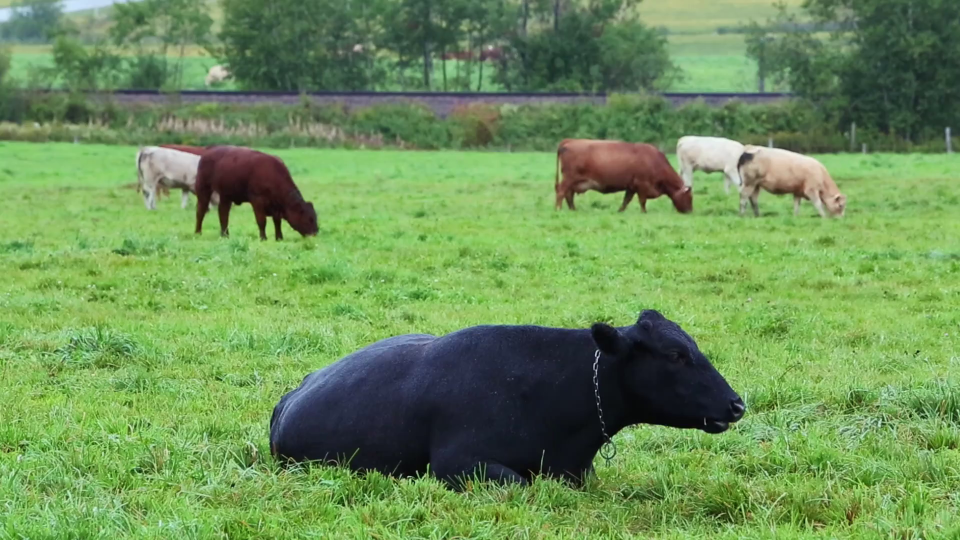
#> input picture TP-Particle-Filtering/data/cows_first_frame.png, 1920 x 1080 px (shown at 1/2 size)
$ jupyter execute --allow-errors TP_ParticleFiltering.ipynb   (shell and % lines are left out)
#> lines starting #> are read from the running program, lines starting #| are printed output that depends on the picture
[cell 1]
import os
import numpy as np

import matplotlib as mpl
import matplotlib.pyplot as plt
import matplotlib.patches as patches

import cv2 as cv

You should submit before the deadline a **TP_ParticleFilter_firstname1-surname1_firstname2-surname2.zip** containing:
- The completed .ipynb notebook
- The completed particle_filter.py file

You do not need to attach the data nor the outputs (images and videos) as we must be able to regenerate the output by running your notebook.

# Particle filter for color-based object tracking

In this practical work, you will implement a particle filter-based single object tracking approach based on the "color-based probabilistic tracking" framework discussed in the lecture slides (starting from slide 70). The notebook guides you to implement the appearance model, the state propagation model, the particle filter itself, to finally run the tracker on videos.

### Extracting the template patch

We will first use the example video 'data/cows.avi'. The first frame in the video is saved in 'data/cows_first_frame.png' and we load it first below:

[cell 2]
data_dir = 'data'

[cell 3]
zeroth_frame_filename = os.path.join(data_dir, 'cows_first_frame.png')
zeroth_frame = cv.imread(zeroth_frame_filename)
#> zeroth_frame is the input picture: shape (1080, 1920, 3); mean B, G, R 88, 144.6, 109

[cell 4]
fig = plt.figure()
ax = fig.add_subplot(111, aspect='equal')
ax.imshow(cv.cvtColor(zeroth_frame, cv.COLOR_BGR2RGB))
plt.grid(False)
plt.axis('off')
plt.show()

The single object tracker tracks an object manually defined by a template patch that we have to extract from the first frame. Below I have defined a bounding box width, height, center coordinates $x,y$ so as to track the head of the brown cow. You can change the bounding box parameters to track another object if you want. To help place the bounding box, you can visualize the bounding box on top of the frame in the plot below.

[cell 5]
# Template patch
template_W = 100
template_H = 100
template_x = 600
template_y = 430

# Bounding box in [x1,y1,x2,y2] format:
template_bb = np.array([template_x-template_W//2,template_y-template_H//2,
                        template_x+template_W//2,template_y+template_H//2])

[cell 6]
fig = plt.figure(figsize=(10, 10*zeroth_frame.shape[0]/zeroth_frame.shape[1]))
ax = fig.add_subplot(111, aspect='equal')
ax.imshow(cv.cvtColor(zeroth_frame, cv.COLOR_BGR2RGB))
plt.grid(False)
plt.axis('off')

d = np.array([template_x-template_W//2,template_y-template_H//2,template_W,template_H]).astype(np.int32)
ax.add_patch(patches.Rectangle((d[0],d[1]),d[2],d[3],fill=False,lw=3,ec=np.random.rand(1, 3)))
plt.show()
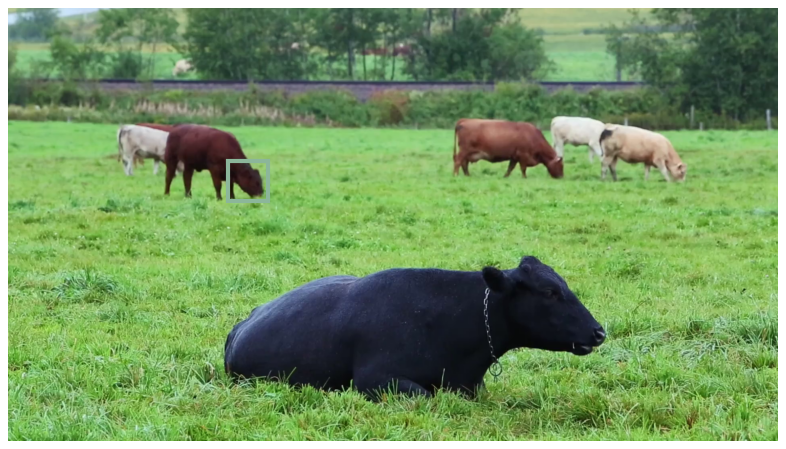
#> figure drawn by matplotlib, 1 panel

We will now implement a function that takes a frame (image) as input as well as a bounding box, and extracts a patch from the image at the specified bounding box location. The patch has dimension N along the $x$-axis and M along the $y$-axis. This routine will be used both to extract the template patch, and to extract candidate patches during the tracking.

The patch pixel values are probed at coordinates regularly spaced between the bounding box corners. This means that the coordinates may fall in-between pixels (they are real valued). Hence you will have to linearly interpolate image values to obtain the patch values.<br>
Moreover, the bounding box may fall partially outside the image, in which case you will have to extrapolate image values, replicating the border values as boundary condition.

[cell 7]
# [23 lines left out: function extract_patch, not called in this run]

Now we can extract the template patch from `zeroth_frame`, thanks to the bounding box `template_bb` you manually defined previously.

[cell 8]
N = 64 # number of pixels in the patch along the x-axis
M = 64 # number of pixels in the patch along the y-axis

# Extract the template patch
#> (the rest of this cell did not finish here and is left out)

[cell 9]
fig = plt.figure()
ax = fig.add_subplot(111, aspect='equal')
#> (the rest of this cell did not finish here and is left out)

### First appearance model

For the particle filter, we need to define the data likelihood given a state $p(z|x^{(i)})$. We will explore two variants of appearance models. The first is based on the candidate patch to template Mean Squared Error. We will first simply compute the Mean Squared Error between the candidate patch (CP) color values and the template (T) color values: $$MSE = \frac{1}{NMC} \Vert CP - T \Vert_2^2 , $$

where $N,M$ are the patch dimensions and $C$ the number of color channels. We then take $\exp(-\frac{\lambda}{2} \cdot MSE)$ to obtain a value that is a probability (up to an unimportant multiplicative factor).

[cell 10]
# [32 lines left out: function mse_likelihood, not called in this run]

Let's visualize the likelihood map that we obtain for different lambda values. Each pixel value in this map represents the likelihood of a candidate patch centered at the given pixel (and of the same height and width as the template). The maps are subsampled by a factor of 10 for speed of execution.

As $\lambda$ gets larger, the map becomes more peaked around the actual template patch. For accurate object tracking, we will need maps that are quite peaked.

[cell 11]
bbs = [np.array([x-template_W//2,y-template_H//2,
                 x+template_W//2,y+template_H//2,]) for y in np.arange(0, zeroth_frame.shape[0], 10)
       for x in np.arange(0, zeroth_frame.shape[1], 10)]
bbs = np.array(bbs)

H_lik = zeroth_frame.shape[0]//10
#> H_lik = 108
W_lik = zeroth_frame.shape[1]//10
#> W_lik = 192
lbdas = np.array([0.005, 0.01, 0.02, 0.05, 0.1, 1.])
#> (the rest of this cell did not finish here and is left out)

### Second appearance model

The second appearance model is based on a comparison of color histograms instead of a direct comparison of pixel values. We will first convert the patches from BGR (the default color space for opencv images) to HSV (Hue-Saturation-Value). We will then compute the joint histogram of the Hue (H) and Saturation (S) channels for the patch (discarding the information from the Value (V) channel, for reduced sensitivity to the lighting conditions). We discretize each channel to `n_bins` distinct values, resulting in an `n_bins`$\times$`n_bins` histogram.

By default, the histogram records the number of pixel values that fall in each bin. We will normalize it instead to record the probability of each bin (i.e., the sum of bin values should be normalized to 1).

Let's start by computing the histogram for the template patch:

[cell 12]
n_bins = 10

# Convert to HSV then compute the Hue Saturation histogram
# Hints: You can use cv.cvtColor, cv.calcHist, cv.normalize instead of reimplementing these routines yourself
# We compute the histogram only based on the first two channels (Hue-Saturation).
# The range of the hue channel is 0-179 included. The range of the saturation channel is 0-255 included.
#> (the rest of this cell did not finish here and is left out)

Now, let's define the data likelihood given a state $p(z|x^{(i)})$. The likelihood is based on the Bhattacharyya distance between normalized histograms as defined in slides 71-72.

[cell 13]
# [41 lines left out: function histogram_likelihood, not called in this run]

Let's visualize the likelihood maps that we obtain for different lambda values. They are quite different at low lambda values from the ones we obtained previously. For accurate object tracking, we will need the maps to be quite peaked.

[cell 14]
bbs = [np.array([x-template_W//2,y-template_H//2,
                 x+template_W//2,y+template_H//2,]) for y in np.arange(0, zeroth_frame.shape[0], 10)
       for x in np.arange(0, zeroth_frame.shape[1], 10)]
bbs = np.array(bbs)

H_lik = zeroth_frame.shape[0]//10
W_lik = zeroth_frame.shape[1]//10
lbdas = np.array([0.01, 0.1, 1., 10., 100., 1e3])
#> (the rest of this cell did not finish here and is left out)

### Motion model

We will use a variant of the constant velocity motion model that is more reactive to changes in velocity. This variant is not a linear-Gaussian model, but this is not a problem for particle tracking!

The state (the particle) will consist of six values $[x,y,s,\dot{x},\dot{y},\dot{s}]$, where:
- $x$ is the coordinate along $x$-axis of the center of the candidate bounding box
- $y$ is the coordinate along $y$-axis of the center of the candidate bounding box
- $s$ is the "scale" of the bounding box. The scale parameter resizes the width and height of the candidate bounding box to $s$ times the width/height of the template bounding box *i.e*, $h=s\times$template_H and $w=s\times$template_W

The motion model / state propagation model is as follows.<br>
We first apply noise to the velocities: $\dot{x}_k=\dot{x}_{k-1}+\epsilon_{x}$, where $\epsilon_x \sim \mathcal{N}(0, \sigma_x^2)$; $\dot{y}_k=\dot{y}_{k-1}+\epsilon_{y}$, where $\epsilon_y \sim \mathcal{N}(0, \sigma_y^2)$; $\dot{s}_k=\dot{s}_{k-1}+\epsilon_{s}$, where $\epsilon_s \sim \mathcal{N}(0, \sigma_s^2)$.<br>
We then compute the new $x,y,s$ based on the velocities, assuming the timestep is $\Delta t= 1$: $x_k=x_{k-1}+\dot{x}_k$, $y_k=y_{k-1}+\dot{y}_k$ and $s_k=s_{k-1}+\dot{s}_k$.

Let's implement this motion model / state propagation model:

[cell 15]
# [12 lines left out: function state_propagation, not called in this run]

For compatibility between the motion and appearance models, we also need to implement a routine that computes bounding boxes in the format expected by the likelihood functions implemented above ([x1,y1,x2,y2] format) from the particles in the format $[x,y,s,\dot{x},\dot{y},\dot{s}]$:

[cell 16]
# [13 lines left out: function particles_to_bounding_boxes, not called in this run]

### Particle filter implementation

You will now implement the particle filter itself. Fill in the missing lines in the file `particle_filter.py`. The particle filter is completely generic with respect to the state propagation model and the likelihood model.

The actual state propagation model is passed at initialization time or at runtime as a function (argument `forward`) with signature `forward(particles)->particles`. (in the next section)

The actual likelihood model is passed at initialization time or at runtime as a function (argument `likelihood`) with signature `likelihood(particles, z)->likelihoods`. (in the next section)

### Running the single object tracker

Finally, you have to fill in the missing lines in the code implementing the particle filter-based single object tracker. You have to try the tracker with both appearance models and find suitable parameters each time (lambda, plus you can play with the process noise standard deviations). Is either appearance model more robust to the parameter settings, or yields better results?

The parts to complete are the following:
- the initialization: define the `forward` and `likelihood` functions that will be passed as arguments to initialize a `ParticleFilter`; initialize a `ParticleFilter` PF; initialize the particles of PF to a sensible value;
- the main loop: run the particle filter on each frame (we actually process only every 10th frame for speed reasons)

As the tracker is running, you will see the current frame being displayed with:
- all bounding boxes corresponding to the particles, in the first image displayed
- the bounding box corresponding to the mean state, in the second image displayed

The outputs of the code can be found in the folder 'output'. Frames with the overlayed bounding box of the tracked object are saved in the 'output/images folder'. A video is also made based on these frames and stored in 'output/video.avi'.

[cell 17]
import os

from IPython.display import clear_output

import matplotlib
import matplotlib.pyplot as plt
import matplotlib.patches as patches

[cell 18]
from particle_filter import ParticleFilter

#> (a cell that did not finish here is left out)

[cell 20]
# Reload the png's and save as video for better visualization
image_folder = os.path.join('output', 'images')
video_name = os.path.join('output','video.avi')

#> (the rest of this cell did not finish here and is left out)

# Tracking results on a second video

Let's test the approach on a second short clip of a presidential debate. This one is more difficult and the result will not be perfect. Try to find the model and parameters that make the tracking of the hand work as well as possible.

### First frame and template patch:

[cell 21]
zeroth_frame_filename = os.path.join(data_dir, 'pres_debate_first_frame.png')
zeroth_frame = cv.imread(zeroth_frame_filename)
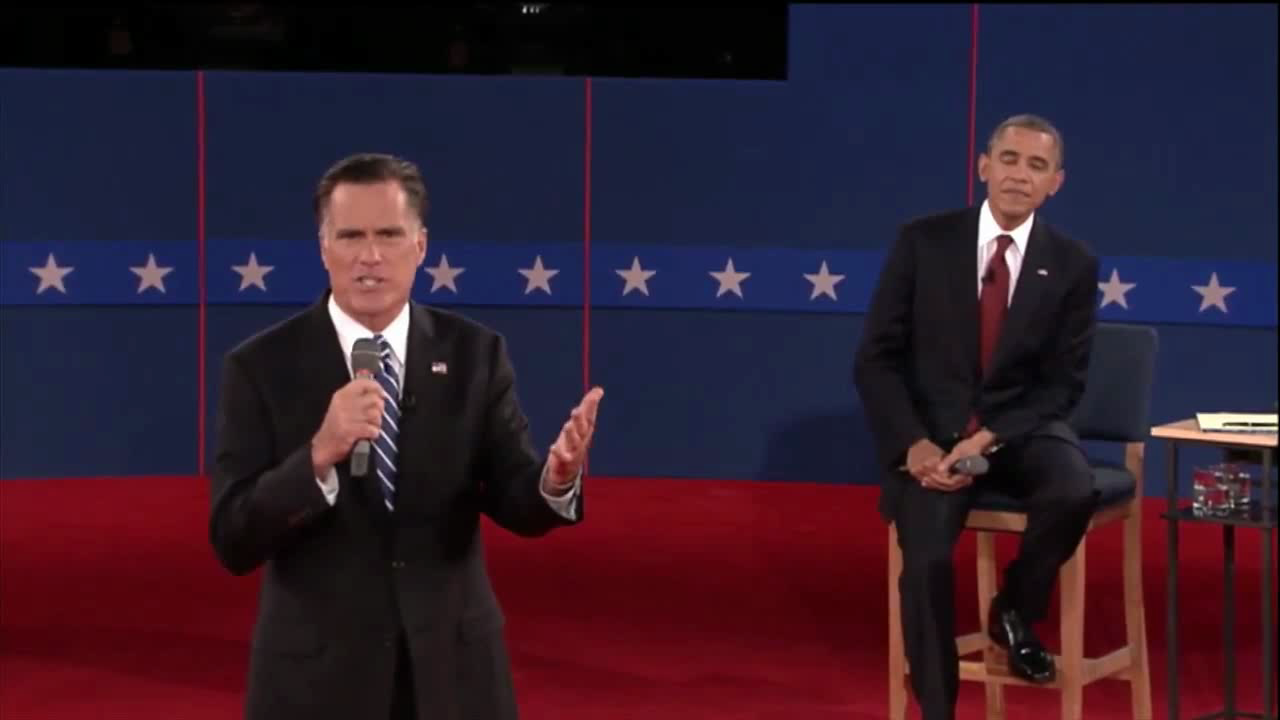
#> input picture TP-Particle-Filtering/data/pres_debate_first_frame.png, 1280 x 720 px
#> zeroth_frame is the input picture: shape (720, 1280, 3); mean B, G, R 46.1, 29.6, 50.2

[cell 22]
zeroth_frame.shape
#> Out = (720, 1280, 3)

[cell 23]
fig = plt.figure()
ax = fig.add_subplot(111, aspect='equal')
ax.imshow(cv.cvtColor(zeroth_frame, cv.COLOR_BGR2RGB))
plt.grid(False)
plt.axis('off')
plt.show()

[cell 24]
# Template patch
template_W = 75
template_H = 75
template_x = 570
template_y = 440

# Bounding box in [x1,y1,x2,y2] format:
template_bb = np.array([template_x-template_W//2,template_y-template_H//2,
                        template_x+template_W//2,template_y+template_H//2])

[cell 25]
fig = plt.figure(figsize=(10, 10*zeroth_frame.shape[0]/zeroth_frame.shape[1]))
ax = fig.add_subplot(111, aspect='equal')
ax.imshow(cv.cvtColor(zeroth_frame, cv.COLOR_BGR2RGB))
plt.grid(False)
plt.axis('off')

d = np.array([template_x-template_W//2,template_y-template_H//2,template_W,template_H]).astype(np.int32)
ax.add_patch(patches.Rectangle((d[0],d[1]),d[2],d[3],fill=False,lw=3,ec=np.random.rand(1, 3)))
plt.show()
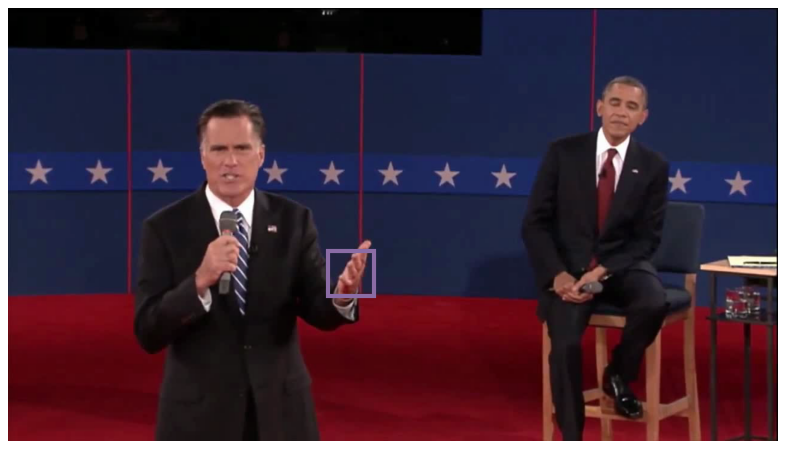
#> figure drawn by matplotlib, 1 panel
